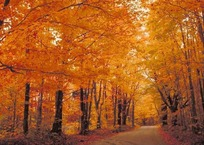
#> input picture data/1.jpg, 204 x 145 px; its folder holds only this picture in this run
$ python process.py
#> lines starting #> are read from the running program, lines starting #| are printed output that depends on the picture
### FFT.py
import numpy as np
import cv2
import cmath

class FFTSolver(object):
    def __init__(self):
        self.reset()

    def reset(self):
        self.src_img = None
        self.shift_src_img = None
        self.fft_data = None
        self.ifft_data = None
        self.row_index = []
        self.col_index = []
        self.row_weight = []
        self.col_weight = []
        self.top = 0
        self.bottom = 0
        self.left = 0
        self.right = 0

    def dec2bin(self,LEN):
        rs = []
        bit_num = int(np.log2(LEN))
        for i in range(LEN):
            bin_str = bin(i)[2:]
            while len(bin_str) < bit_num:
                bin_str = '0'+bin_str
            rs.append(bin_str)
        return rs

    def reverse_bitstr(self,bitstr):
        return bitstr[::-1]

    def bin2dec(self,bin_strs):
        LEN = len(bin_strs)
        rs = []
        for bin_str in bin_strs:
            rs.append(int('0b'+bin_str,base=2))
        return rs

    def cal_index(self,LEN):
        idx_strs = self.dec2bin(LEN)
        reversed_idx_strs = [self.reverse_bitstr(bit_str) for bit_str in idx_strs]
        return self.bin2dec(reversed_idx_strs)

    def load_file(self, path):
        self.src_img = cv2.imread(path,cv2.IMREAD_UNCHANGED)
        #self.src_img = cv2.imread(path,cv2.IMREAD_GRAYSCALE)
        #self.src_img = cv2.resize(self.src_img,(256,256))

        self.src_img = self.padding(self.src_img)

        self.row_index = self.cal_index(self.src_img.shape[1])
        self.col_index = self.cal_index(self.src_img.shape[0])

    def padding(self,img):
        R = img.shape[0]
        C = img.shape[1]

        exp_r = np.ceil(np.log2(R))
        exp_c = np.ceil(np.log2(C))

        new_R = int(np.power(2,exp_r))
        new_C = int(np.power(2,exp_c))
        self.top = int((new_R - R)/2)
        self.bottom = new_R - R - self.top
        self.left = int((new_C - C)/2)
        self.right = new_C - C - self.left
        return cv2.copyMakeBorder(img,self.top,self.bottom,self.left,self.right,borderType=cv2.BORDER_CONSTANT,value=0)

    def one_iteration(self,data,depth):
        result = np.zeros_like(data)
        group_size = int(pow(2,depth))
        stride = int(group_size /2)
        group_num = int(data.shape[0]/group_size)
        if data.shape[0] == len(self.row_index):
            weights = self.row_weight.copy()
        if data.shape[0] == len(self.col_index):
            weights = self.col_weight.copy()
        assert len(weights) == int(data.shape[0]/2),(len(weights),data.shape[0])

        for i in range(group_num):
            start = i * group_size
            for  j in range(int(group_size/2)):
                cur = start + j
                partner = cur + stride
                w_idx = int(j*(data.shape[0]/pow(2,depth)))
                #print(w_idx)
                cur_weight = weights[w_idx]
                result[cur] = data[cur] + data[partner] * cur_weight
                result[partner] = data[cur] - data[partner] * cur_weight

        return result

    def fft_one_dimension(self,data):
        idx = []
        #print(data.shape)
        if data.shape[0] == len(self.row_index):
            idx = self.row_index.copy()
        if data.shape[0] == len(self.col_index):
            idx = self.col_index.copy()
        assert len(idx) > 0
        raw_data = [complex(data[i]) for i in idx]
        raw_data = np.array(raw_data,dtype=np.complex64)
        depth = 1
        #print('depth 0: {}'.format(raw_data))
        while int(pow(2,depth)) <= data.shape[0]:
            raw_data = self.one_iteration(raw_data,depth)
            #print('depth {}: {}'.format(depth,raw_data))
            depth += 1

        rs = raw_data.reshape(data.shape)
        #print('output raw_data: {}'.format(rs))
        return rs


    def fft_channel(self,channel):
        result = np.zeros_like(channel)
        #print('result: {}'.format(result.shape))
        result = result.astype(np.complex64)
        #print(channel.shape)
        #print(result.shape)
        for i in range(channel.shape[0]):
            result[i,:] = self.fft_one_dimension(channel[i,:])
        #print('result after row compute: {}'.format(result))
        for i in range(channel.shape[1]):
            result[:,i] = self.fft_one_dimension(result[:,i])
        #print('result after col compute: {}'.format(result))

        return result

    def fft(self,img,inverse=False):
        #calculate weights
        if inverse:
            r_exp = complex(0,2*cmath.pi/self.src_img.shape[1])
            c_exp = complex(0,2*cmath.pi/self.src_img.shape[0])
        else:
            r_exp = complex(0,-2*cmath.pi/self.src_img.shape[1])
            c_exp = complex(0,-2*cmath.pi/self.src_img.shape[0])
        r_W = cmath.exp(r_exp)
        c_W = cmath.exp(c_exp)
        #print(self.src_img.shape)
        self.row_weight.clear()
        self.col_weight.clear()
        for i in range(int(self.src_img.shape[1]/2)):
            self.row_weight.append(pow(r_W,i))
        for i in range(int(self.src_img.shape[0]/2)):
            self.col_weight.append(pow(c_W,i))
        #print(len(self.row_weight))
        #print(len(self.col_weight))
        #print(self.src_img.shape)

        assert len(self.row_weight) == int(len(self.row_index) /2), (len(self.row_weight),len(self.row_index))

        #print(img.shape)
        if inverse:

            if len(img.shape) == 2:
                self.ifft_data = self.fft_channel(img)
            elif len(img.shape) == 3:
                self.ifft_data = np.zeros_like(self.src_img,dtype=np.complex64)
                for i in range(img.shape[2]):
                    self.ifft_data[:,:,i] = self.fft_channel(img[:,:,i])
            else:
                print('bad input image channel')
                self.ifft_data = None

        else:
            if len(img.shape) == 2:
                self.fft_data = self.fft_channel(img)
            elif len(img.shape) == 3:
                self.fft_data = np.zeros_like(self.src_img,dtype=np.complex64)
                for i in range(img.shape[2]):
                    self.fft_data[:,:,i] = self.fft_channel(img[:,:,i])
            else:
                print('bad input image channel')
                self.fft_data = None


    def cvtfft2img_channel(self,channel):
        return np.absolute(channel)


    def cvtfft2img(self,fft_data):
        result = np.zeros(fft_data.shape,dtype=np.float32)
        if len(fft_data.shape) == 2:
            result = self.cvtfft2img_channel(fft_data)
        if len(fft_data.shape) == 3:
            for i in range(fft_data.shape[2]):
                result[:,:,i] = self.cvtfft2img_channel(fft_data[:,:,i])


        #result = 20*np.log(result + 1)
        #result = result.astype('uint8')
        #print(result.shape)
        return result

    def shift_channel(self,channel):
        '''
        R = channel.shape[0]
        C = channel.shape[1]
        c_row = int(R/2)
        c_col = int(C/2)
        result = np.zeros_like(channel)
        block = channel[0:c_row,0:c_col]
        result[0:c_row,0:c_col] = block[::-1,::-1]
        result[c_row:,0:c_col] = block[:,::-1]
        result[0:c_row,c_col:] = block[::-1,:]
        result[c_row:,c_col:] = block
        return result
        '''
        return np.fft.fftshift(channel)


    def shift_fft(self):
        #shift_src_img is changed to float
        #self.shift_src_img=np.zeros_like(self.src_img)

        result = np.zeros_like(self.fft_data)
        if len(self.src_img.shape) == 2:
            result = self.shift_channel(self.fft_data)
        elif len(self.src_img.shape) == 3:
            for i in range(self.src_img.shape[2]):
                result[:,:,i] = self.shift_channel(self.fft_data[:,:,i])
        else:
            print('bad input image channel')
        return result


        #print(self.src_img.shape)
        #print(self.shift_src_img.shape)

def fft_and_ifft(path):
    fft_solver = FFTSolver()
    fft_solver.load_file(path)
#> in load_file, self.src_img is the input picture: shape (145, 204, 3); mean B, G, R 33.9, 90.4, 168.5
#> in padding, `return cv2.copyMakeBorder(img,self.top,self.bottom,self.left,self.righ..`:
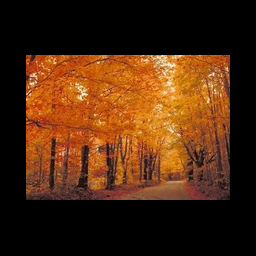
#> returned value: shape (256, 256, 3); mean of channels 0, 1, 2 15.3, 40.8, 76; drawn as B, G, R
    #print('src_img shape: {}'.format(fft_solver.src_img.shape))
    #fft
    fft_solver.fft(fft_solver.src_img)
    #print('fft_data shape: {}'.format(fft_solver.fft_data.shape))
    #print('crop option: {}, {}, {}, {}'.format(fft_solver.top,fft_solver.bottom,fft_solver.left,fft_solver.right))
    shifted_fft_data = fft_solver.shift_fft()
    fft_img = fft_solver.cvtfft2img(shifted_fft_data)
    fft_img = 20*np.log(fft_img+ 1)
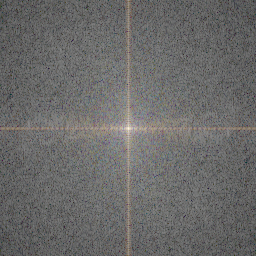
#> fft_img: shape (256, 256, 3) float32; mean of channels 0, 1, 2 150.3, 151.2, 151.7; drawn with min black and max white
    fft_img = fft_img.astype('uint8')
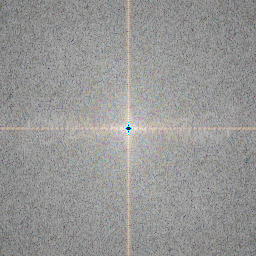
#> fft_img: shape (256, 256, 3); mean of channels 0, 1, 2 149.8, 150.7, 151.1; drawn as B, G, R
    if fft_solver.bottom != 0:
        bottom = -fft_solver.bottom
    else:
        bottom = None
    if fft_solver.right != 0:
        right = -fft_solver.right
    else:
        right = None
    crop_fft_img = fft_img[fft_solver.top:bottom,fft_solver.left:right]
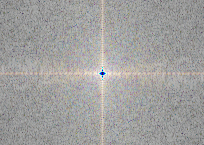
#> crop_fft_img: shape (145, 204, 3); mean of channels 0, 1, 2 158.5, 159.8, 160.6; drawn as B, G, R
    #ifft
    fft_solver.fft(fft_solver.fft_data,inverse=True)
    ifft_img = fft_solver.cvtfft2img(fft_solver.ifft_data)
    ifft_img = ifft_img/(ifft_img.shape[0]*ifft_img.shape[1])
    ifft_img =ifft_img.astype('uint8')
    crop_ifft_img = ifft_img[fft_solver.top:bottom,fft_solver.left:right]

    return crop_fft_img,crop_ifft_img


# [18 lines that do not run on import are left out]


### process.py
import numpy as np
import cv2
import cmath
from FFT import *
import os

if __name__ == '__main__':
    data_dir = './data'
    output_dir = './output'
    imgs = os.listdir(data_dir)
    for img in imgs:
        print(img)
        name_list = img.split('.')
#> (the run stopped early here; a loop or call above may not have finished)
